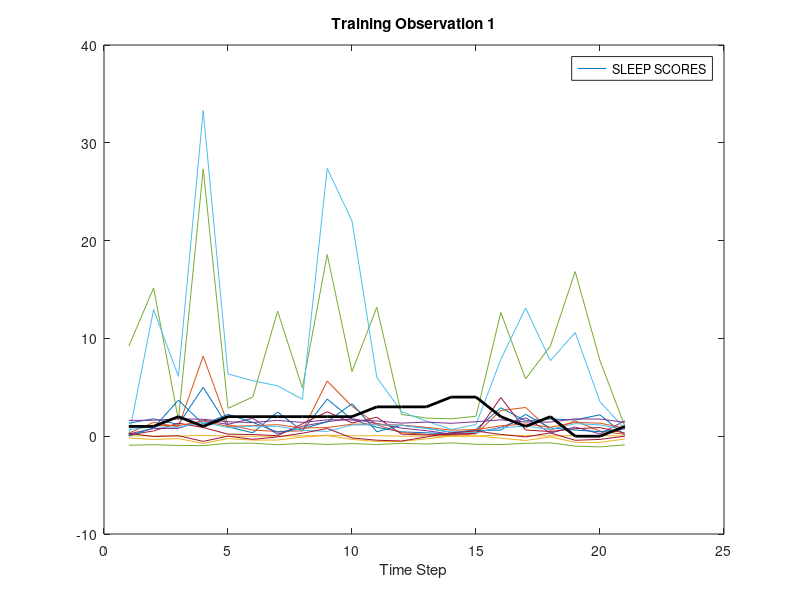

Recreate this plot in MATLAB. (Note: this script raises an error after producing the figure.)
%% *********************************************
% Cheng Kang, 07,July,2019 
% the script to simulate the LSTM function for the evaluation of SLEEP 
% quality based on HRV  

%% *********************************************
clear all;
close all;
% clc;

% Load data 
Input_data = load('FeatureSample_old.mat');
XTrain = Input_data.FeatureSample(1:end-1, 1:3131);
YTrain = floor(Input_data.FeatureSample(end, 1:3131));
XTest = Input_data.FeatureSample(1:end-1, 3132:end);
YTest = floor(Input_data.FeatureSample(end, 3132:end));

% Visualize the data
figure;
plot(XTrain(:,100:120)');
xlabel("Time Step");
title("Training Observation 1");
% legend("Feature " + string(1:12),'Location','northeastoutside');
hold on;
plot(YTrain(100:120), 'k', 'linewidth',2);
legend('SLEEP SCORES');
hold off;

%% select the method 
% 'regression'
% 'classification'
% Select_mode = 1;  %  'classification'
Select_mode = 2;  %  'regression'

%%   *********************
% Using Catagorical to classify different items
%%   *********************
if Select_mode == 1

YTrain = categorical(YTrain);
YTest = categorical(YTest);

% Set the hyperparameters and Define the structure of LSTM 
inputSize = 29;
numHiddenUnits = 100;
numClasses = 7;
layers = [
    sequenceInputLayer(inputSize)
    bilstmLayer(numHiddenUnits,'OutputMode','last')
    fullyConnectedLayer(numClasses)
    softmaxLayer
    classificationLayer
    ]

maxEpochs = 20;
miniBatchSize = 64;
options = trainingOptions('adam', ...
    'ExecutionEnvironment','cpu', ...
    'LearnRateDropFactor',0.1, ...
    'LearnRateDropPeriod',10, ...
    'InitialLearnRate',0.001,...    
    'GradientThreshold',1, ...
    'MaxEpochs',maxEpochs, ...
    'MiniBatchSize',miniBatchSize, ...
    'SequenceLength','longest', ...
    'Shuffle','never', ...
    'Verbose',0, ...
    'Plots','training-progress');

%% Train LSTM Network
% Train the LSTM network with the specified training options by using trainNetwork.
Input_data_size = size(XTrain);
XTrain_cell = cell(1, Input_data_size(2));
for i = 1:Input_data_size(2)
    XTrain_cell(i) = {XTrain(:,i)};
end
net = trainNetwork(XTrain_cell',YTrain',layers,options);

% Test LSTM Network for Regression result
% The LSTM network net was trained using mini-batches of sequences of similar length. Ensure that the test data is organized in the same way. Sort the test data by sequence length.
XTest_size = size(XTest);
XTest_cell = cell(1,XTest_size(2));
for j = 1:XTest_size(2)
    XTest_cell(j) = {XTest(:,j)};
end

% Classify the test data. 
% To apply the same padding as the training data, specify the sequence length to be 'longest'.
YPred = classify(net,XTest, ...
    'MiniBatchSize',miniBatchSize, ...
    'SequenceLength','longest');

% Calculate the classification accuracy of the predictions.
acc = sum(YPred == YTest)./numel(YTest)






%%   *********************
% Using Regression
%%   *********************
else if Select_mode == 2
       
% Set the hyperparameters and Define the structure of LSTM 
inputSize = 14;
numHiddenUnits = 200;
numClasses = 1;
layers = [
    sequenceInputLayer(inputSize)
    bilstmLayer(numHiddenUnits,'OutputMode','last')
    fullyConnectedLayer(numClasses)
    regressionLayer
    ]

maxEpochs = 20;
miniBatchSize = 64;
options = trainingOptions('adam', ...
    'ExecutionEnvironment','cpu', ...
    'LearnRateDropFactor',0.1, ...
    'LearnRateDropPeriod',15, ...
    'InitialLearnRate',0.001,...
    'GradientThreshold',1, ...
    'MaxEpochs',maxEpochs, ...
    'MiniBatchSize',miniBatchSize, ...
    'SequenceLength','longest', ...
    'Shuffle','never', ...
    'Verbose',0, ...
    'Plots','training-progress');

%% Train LSTM Network
% Train the LSTM network with the specified training options by using trainNetwork.
mu = mean(XTrain);
sig = std(XTrain);

XTrainStandardized = (XTrain - mu) ./ sig;

Input_data_size = size(XTrainStandardized);
XTrainStandardized_cell = cell(1, Input_data_size(2));
XTrain_cell = cell(1, Input_data_size(2));
for i = 1:Input_data_size(2)
    XTrainStandardized_cell(i) = {XTrainStandardized(:,i)};
    XTrain_cell(i) = {XTrain(:,i)};
end
net = trainNetwork(XTrainStandardized_cell',YTrain',layers,options);

% Test LSTM Network for Regression result
net = predictAndUpdateState(net,XTrain_cell);
[net,YPred] = predictAndUpdateState(net,YTrain(end));

numTimeStepsTest = numel(XTest);
for i = 2:numTimeStepsTest
    [net,YPred(:,i)] = predictAndUpdateState(net,YPred(:,i-1),'ExecutionEnvironment','cpu');
end

YPred = sig*YPred + mu;

rmse = sqrt(mean((YPred-YTest).^2))

% Plot the training time series with the forecasted values.

figure
plot(dataTrain(1:end-1))
hold on
idx = numTimeStepsTrain:(numTimeStepsTrain+numTimeStepsTest);
plot(idx,[data(numTimeStepsTrain) YPred],'.-')
hold off
xlabel("Month")
ylabel("Cases")
title("Forecast")
legend(["Observed" "Forecast"])

        
    end
end
    
    
 





